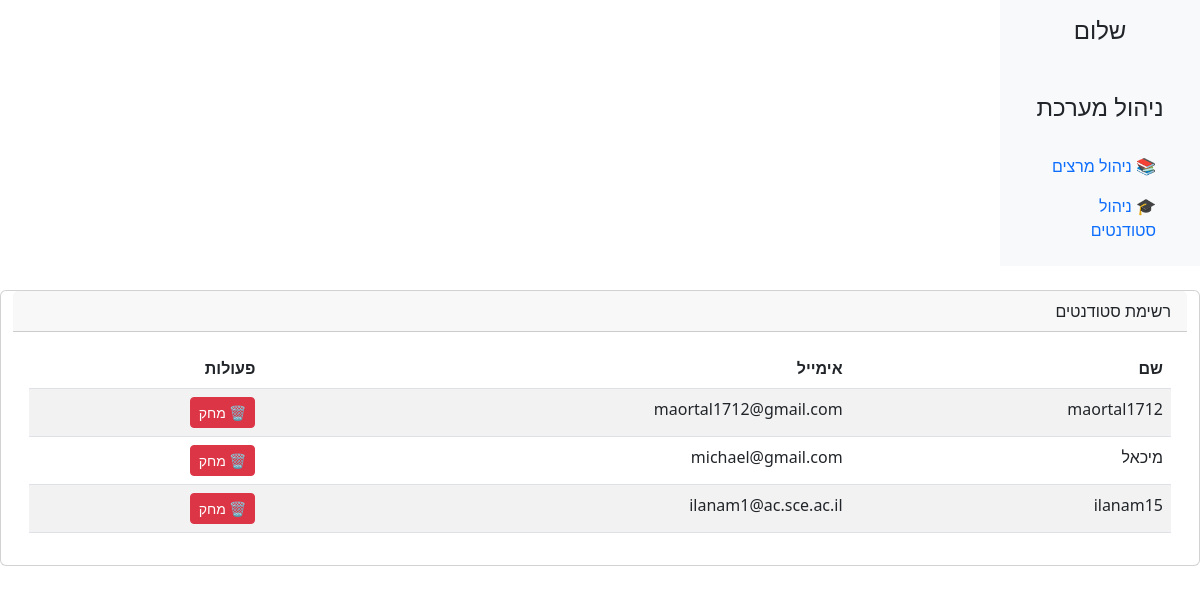
Page /admin_page_lecturers_section/ on the committed database.
### App_SetUp/models.py (models this page shows)
class User(AbstractUser):
    is_admin= models.BooleanField('Is admin', default=False)
    is_student = models.BooleanField('Is student', default=False)
    is_lecturer = models.BooleanField('Is lecturer', default=False)

### App_SetUp/views.py (the view)
# urls.py: path('admin_page_lecturers_section/', views.manage_lecturers, name='manage_lecturers'),
def manage_lecturers(request):
    active_lecturers = User.objects.filter(is_lecturer=True, is_active=True)
    context = {
        "active_lecturers": active_lecturers
    }
    return render(request, "admin_page_lecturers_section.html", context)

### App_SetUp/templates/admin_page_lecturers_section.html (shortened to what this page needs)
<!DOCTYPE html>
<html lang="he" dir="rtl">
<head>
    <link href="https://cdn.jsdelivr.net/npm/bootstrap@5.3.0/dist/css/bootstrap.min.css" rel="stylesheet">
</head>
<body>
<div class="container-fluid">
    <div class="row">
        <nav class="col-md-2 d-none d-md-block bg-light sidebar">
            <div class="position-sticky">
                <h4 class="text-center mt-3">שלום {{ request.user.username }}</h4>
                <br>
                <h4 class="text-center mt-3">ניהול מערכת</h4>
                <ul class="nav flex-column p-3">
                    <li class="nav-item"><a class="nav-link active" href="{% url 'manage_lecturers' %}">📚 ניהול מרצים</a></li>
                    <li class="nav-item"><a class="nav-link" href="{% url 'manage_students' %}">🎓 ניהול סטודנטים</a></li>
                </ul>
            </div>
        </nav>
            <div class="card my-4">
                <div class="card-header">רשימת סטודנטים</div>
                <div class="card-body">
                    <table class="table table-striped">
                        <thead>
                            <tr>
                                <th>שם</th>
                                <th>אימייל</th>
                                <th>פעולות</th>
                            </tr>
                        </thead>
                        <tbody>
                            {% for lecturer in active_lecturers%}
                            <tr>
                                <td>{{ lecturer.username }}</td>
                                <td>{{ lecturer.email }}</td>
                                <td>
                                    <form method="post" action="{% url 'delete_lecturer'%}" onsubmit="return confirmDeletion()">
                                        <button type="submit" class="btn btn-danger btn-sm">🗑 מחק</button>
                                    </form>
                                </td>
                            </tr>
                            {% empty %}
                            <tr><td colspan="3" class="text-center">אין מרצים רשומים</td></tr>
                            {% endfor %}
                        </tbody>
                    </table>
                </div>
            </div>
       </div>
</div>
</body>
</html>

### rows in the picture
User: username "maortal1712", email "maortal1712@gmail.com"
User: username "מיכאל", email "michael@gmail.com"
User: username "ilanam15", email "ilanam1@ac.sce.ac.il"
